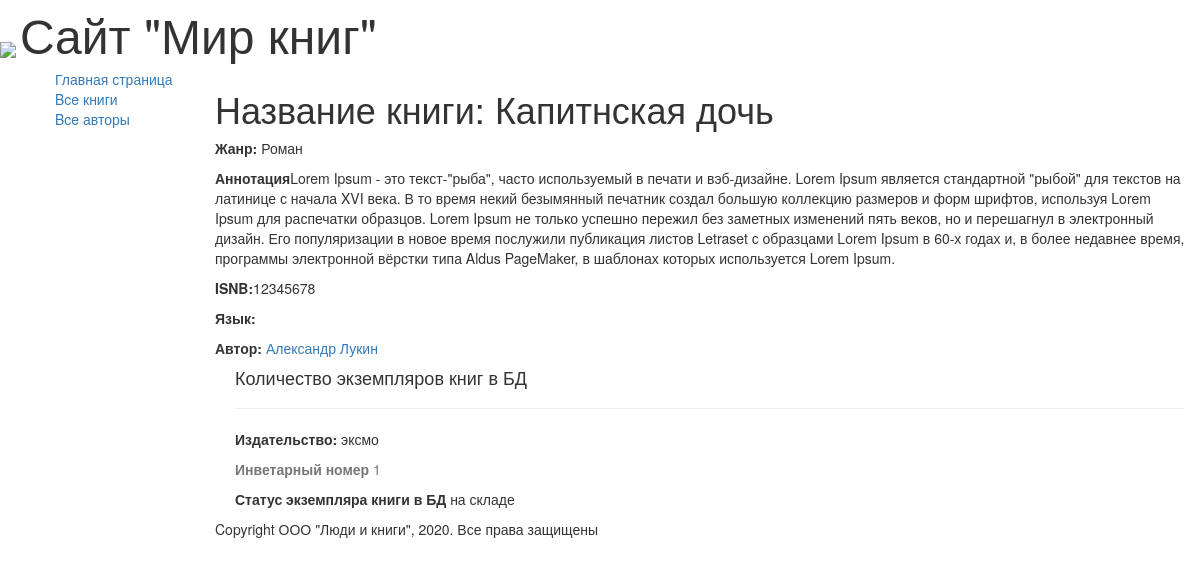
Screenshot of /book/1 with the database file from the repository.
### catalog/models.py (models this page shows, shortened)
class Book(models.Model):
    title = models.CharField(max_length=200,
                             help_text='Введите название книги',
                             verbose_name='Название книги')
    genre = models.ForeignKey('Genre', on_delete=models.CASCADE,
                              help_text='Выберите жанр книги',
                              verbose_name='Жанр книги', null=True)
    laguage = models.ForeignKey('Language', on_delete=models.CASCADE,
                                help_text='Выберите язык книги',
                                verbose_name='Язык книги', null=True)
    author = models.ManyToManyField('Author',
                                    help_text='Выберите автора  книги',
                                    verbose_name='Автор книги')
    summary = models.TextField(max_length=1000,
                               help_text='Введите краткое описание книги',
                               verbose_name='Аннотация')
    isbn = models.CharField(max_length=13, help_text="должно содержать 13 символов",
                            verbose_name="ISBN Книги")
    def display_author(self):
        return ', '.join([author.last_name for author in self.author.all()])
    display_author.short_description = 'Авторы'

class Genre(models.Model):
    name = models.CharField(max_length=200,
                            help_text='Введите жанр книги',
                            verbose_name='Жанр Книги')
    def __str__(self):
        return self.name

class Author(models.Model):
    first_name = models.CharField(max_length=100,
                                  help_text='Введите имя автора',
                                  verbose_name='Имя автора')
    last_name = models.CharField(max_length=100,
                                 help_text='Введите фамилию автора',
                                 verbose_name='Фамилия автора')
    date_of_birth = models.DateField(
                                  help_text='Введите дату рождения',
                                  verbose_name='Дата рождения',
                                  null=True, blank=True)
    date_of_death = models.DateField(
                                help_text='Введите дату смерти',
                                verbose_name='Дата смерти',
                                null=True, blank=True)

class BookInstance(models.Model):
    book = models.ForeignKey('Book', on_delete=models.CASCADE, null=True)
    inv_nom = models.CharField(max_length=20, null=True,
                               help_text="Введите инвентарный номер",
                               verbose_name="Инвентарный номер")
    imprint = models.CharField(max_length=200,
                               help_text="Введите издательство и год выпуска",
                               verbose_name="Издательство")
    status = models.ForeignKey('Status', on_delete=models.CASCADE,
                               null=True,
                               help_text='Изменить состояние экземпляра',
                               verbose_name="Статус экземпляра книги")
    due_back = models.DateField(null=True, blank=True,
                                help_text="Введите конец срока статуса",
                                verbose_name="Дата окончания статуса")

class Status(models.Model):
    name = models.CharField(max_length=20,
                            help_text="Введите статус экземпляра книги",
                            verbose_name="Статус экземпляра книги")
    def __str__(self):
        return self.name

### catalog/views.py (the view)
# urls.py: url(r'book/(?P<pk>\d+)$', views.BookDetailView.as_view(), name='book-detail'),
class BookDetailView(generic.DetailView):
    model = Book

### catalog/templates/catalog/book_detail.html (shortened to what this page needs)
{% extends "base_generic.html" %}
{% block content %}
    <h1>Название книги: {{ book.title }} </h1>
    <p><strong>Жанр: </strong>{{ book.genre }}</p>
    <p><strong>Аннотация</strong>{{book.summary }}</p>
    <p><strong>ISNB:</strong>{{ book.isbn}}</p>
    <p><strong>Язык:</strong>{{ book.language }}</p>
        {% for author in book.author.all %}
            <p><strong>Автор:</strong>
                <a href=""> {{ author.first_name }}
                    {{ author.last_name }} </a></p>
        {% endfor %}
    <div style="margin-left:20px;margin-top20px">
        <h4>Количество экземпляров книг в БД </h4>
        {% for copy in book.bookinstance_set.all %}
            <hr>
            <p><strong>Издательство:</strong> {{ copy.imprint }} </p>
            <p class="text-muted"><strong>Инветарный номер</strong> {{copy.id}}</p>
            <p><strong>Статус экземпляра книги в БД</strong> {{copy.status}}</p>
            {% endfor %}
    </div>
{% endblock %}

### rows the page displays
Book: title "Капитнская дочь", genre "Роман", summary "Lorem Ipsum - это текст-\"рыба\", часто используемый в печати и вэб-дизайне. Lorem Ipsum является стандартной \"рыбой\" для текстов на латинице с начала XVI века. В то время некий безымянный печатник создал большую коллекцию размеров и форм шрифтов, используя Lorem Ipsum для распечатки образцов. Lorem Ipsum не только успешно пережил без заметных изменений пять веков, но и перешагнул в электронный дизайн. Его популяризации в новое время послужили публикация листов Letraset с образцами Lorem Ipsum в 60-х годах и, в более недавнее время, программы электронной вёрстки типа Aldus PageMaker, в шаблонах которых используется Lorem Ipsum.", isbn "12345678"
Author: first_name "Александр", last_name "Лукин"
BookInstance: imprint "эксмо", id "1", status "на складе"
